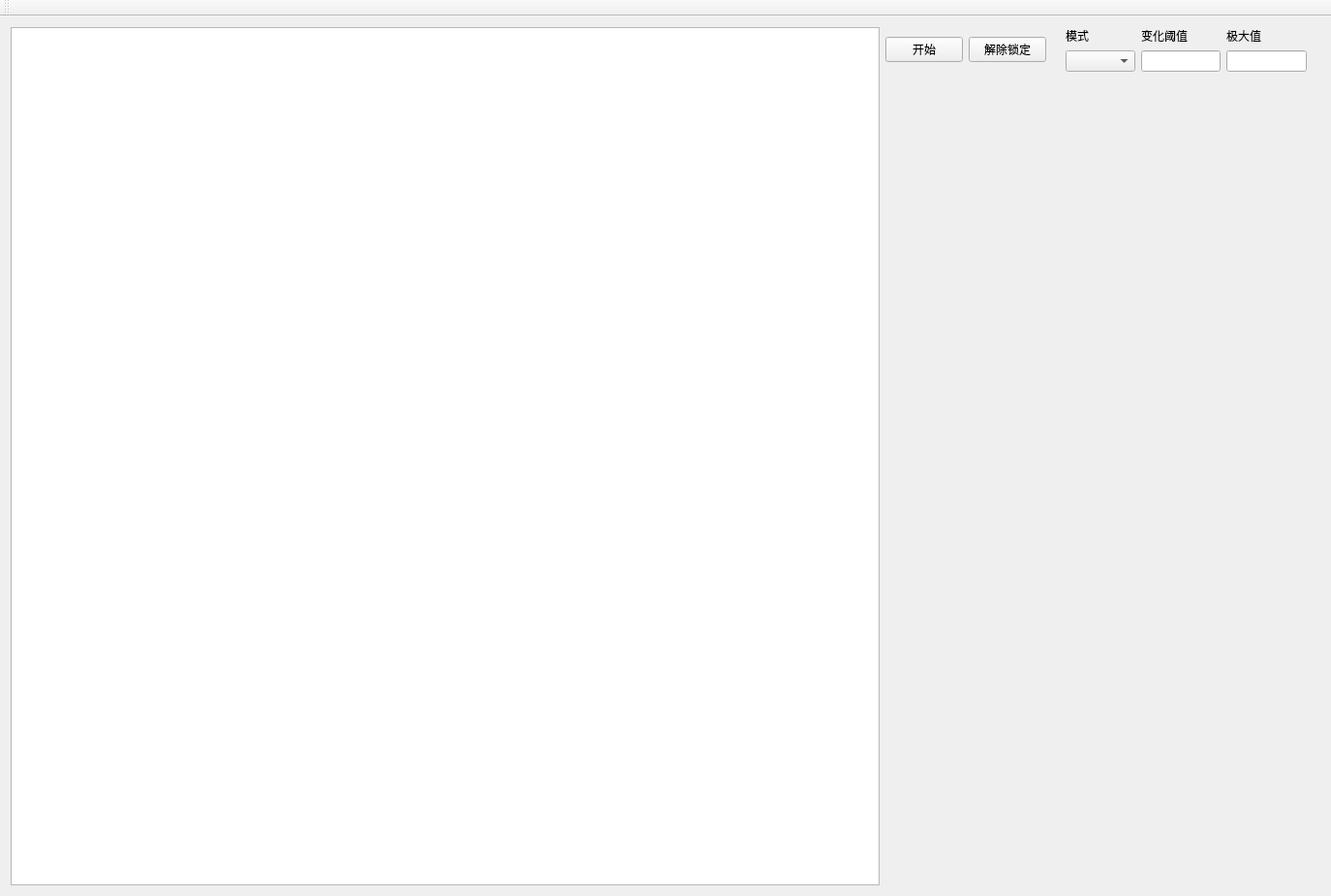
<?xml version="1.0" encoding="UTF-8"?>
<ui version="4.0">
 <class>MainWindow</class>
 <widget class="QMainWindow" name="MainWindow">
  <property name="geometry">
   <rect>
    <x>0</x>
    <y>0</y>
    <width>1374</width>
    <height>925</height>
   </rect>
  </property>
  <property name="sizePolicy">
   <sizepolicy hsizetype="Preferred" vsizetype="Preferred">
    <horstretch>0</horstretch>
    <verstretch>0</verstretch>
   </sizepolicy>
  </property>
  <property name="windowTitle">
   <string>MainWindow</string>
  </property>
  <widget class="QWidget" name="centralWidget">
   <layout class="QHBoxLayout" name="horizontalLayout_2" stretch="2,1">
    <item>
     <widget class="TableView" name="tableView">
      <property name="sizePolicy">
       <sizepolicy hsizetype="Expanding" vsizetype="Expanding">
        <horstretch>0</horstretch>
        <verstretch>0</verstretch>
       </sizepolicy>
      </property>
      <property name="minimumSize">
       <size>
        <width>0</width>
        <height>0</height>
       </size>
      </property>
      <property name="styleSheet">
       <string notr="true">QTableView {
    selection-color: white;                            
    selection-background-color: rgb(77, 77, 77);       
}

</string>
      </property>
      <property name="selectionMode">
       <enum>QAbstractItemView::ExtendedSelection</enum>
      </property>
      <attribute name="horizontalHeaderVisible">
       <bool>false</bool>
      </attribute>
      <attribute name="horizontalHeaderDefaultSectionSize">
       <number>40</number>
      </attribute>
      <attribute name="verticalHeaderVisible">
       <bool>false</bool>
      </attribute>
      <attribute name="verticalHeaderDefaultSectionSize">
       <number>22</number>
      </attribute>
      <attribute name="verticalHeaderMinimumSectionSize">
       <number>22</number>
      </attribute>
     </widget>
    </item>
    <item>
     <layout class="QVBoxLayout" name="verticalLayout_4" stretch="0,0">
      <item>
       <layout class="QHBoxLayout" name="horizontalLayout">
        <item>
         <widget class="QPushButton" name="pushButton_start">
          <property name="text">
           <string>开始</string>
          </property>
          <property name="checkable">
           <bool>true</bool>
          </property>
         </widget>
        </item>
        <item>
         <widget class="QPushButton" name="pushButton_lock">
          <property name="text">
           <string>解除锁定</string>
          </property>
          <property name="checkable">
           <bool>true</bool>
          </property>
         </widget>
        </item>
        <item>
         <spacer name="horizontalSpacer">
          <property name="orientation">
           <enum>Qt::Horizontal</enum>
          </property>
          <property name="sizeHint" stdset="0">
           <size>
            <width>40</width>
            <height>20</height>
           </size>
          </property>
         </spacer>
        </item>
        <item>
         <layout class="QVBoxLayout" name="verticalLayout_2">
          <item>
           <widget class="QLabel" name="label_2">
            <property name="text">
             <string>模式</string>
            </property>
           </widget>
          </item>
          <item>
           <widget class="QComboBox" name="comboBox"/>
          </item>
         </layout>
        </item>
        <item>
         <layout class="QVBoxLayout" name="verticalLayout_3">
          <item>
           <widget class="QLabel" name="label_3">
            <property name="text">
             <string>变化阈值</string>
            </property>
           </widget>
          </item>
          <item>
           <widget class="QLineEdit" name="lineEdit_2"/>
          </item>
         </layout>
        </item>
        <item>
         <layout class="QVBoxLayout" name="verticalLayout">
          <item>
           <widget class="QLabel" name="label">
            <property name="text">
             <string>极大值</string>
            </property>
           </widget>
          </item>
          <item>
           <widget class="QLineEdit" name="lineEdit"/>
          </item>
         </layout>
        </item>
        <item>
         <spacer name="horizontalSpacer_2">
          <property name="orientation">
           <enum>Qt::Horizontal</enum>
          </property>
          <property name="sizeHint" stdset="0">
           <size>
            <width>40</width>
            <height>20</height>
           </size>
          </property>
         </spacer>
        </item>
       </layout>
      </item>
      <item>
       <spacer name="verticalSpacer">
        <property name="orientation">
         <enum>Qt::Vertical</enum>
        </property>
        <property name="sizeHint" stdset="0">
         <size>
          <width>20</width>
          <height>40</height>
         </size>
        </property>
       </spacer>
      </item>
     </layout>
    </item>
   </layout>
  </widget>
  <widget class="QMenuBar" name="menuBar">
   <property name="geometry">
    <rect>
     <x>0</x>
     <y>0</y>
     <width>1374</width>
     <height>23</height>
    </rect>
   </property>
  </widget>
  <widget class="QToolBar" name="mainToolBar">
   <attribute name="toolBarArea">
    <enum>TopToolBarArea</enum>
   </attribute>
   <attribute name="toolBarBreak">
    <bool>false</bool>
   </attribute>
  </widget>
 </widget>
 <layoutdefault spacing="6" margin="11"/>
 <customwidgets>
  <customwidget>
   <class>TableView</class>
   <extends>QTableView</extends>
   <header>tableview.h</header>
  </customwidget>
 </customwidgets>
 <resources/>
 <connections/>
</ui>
